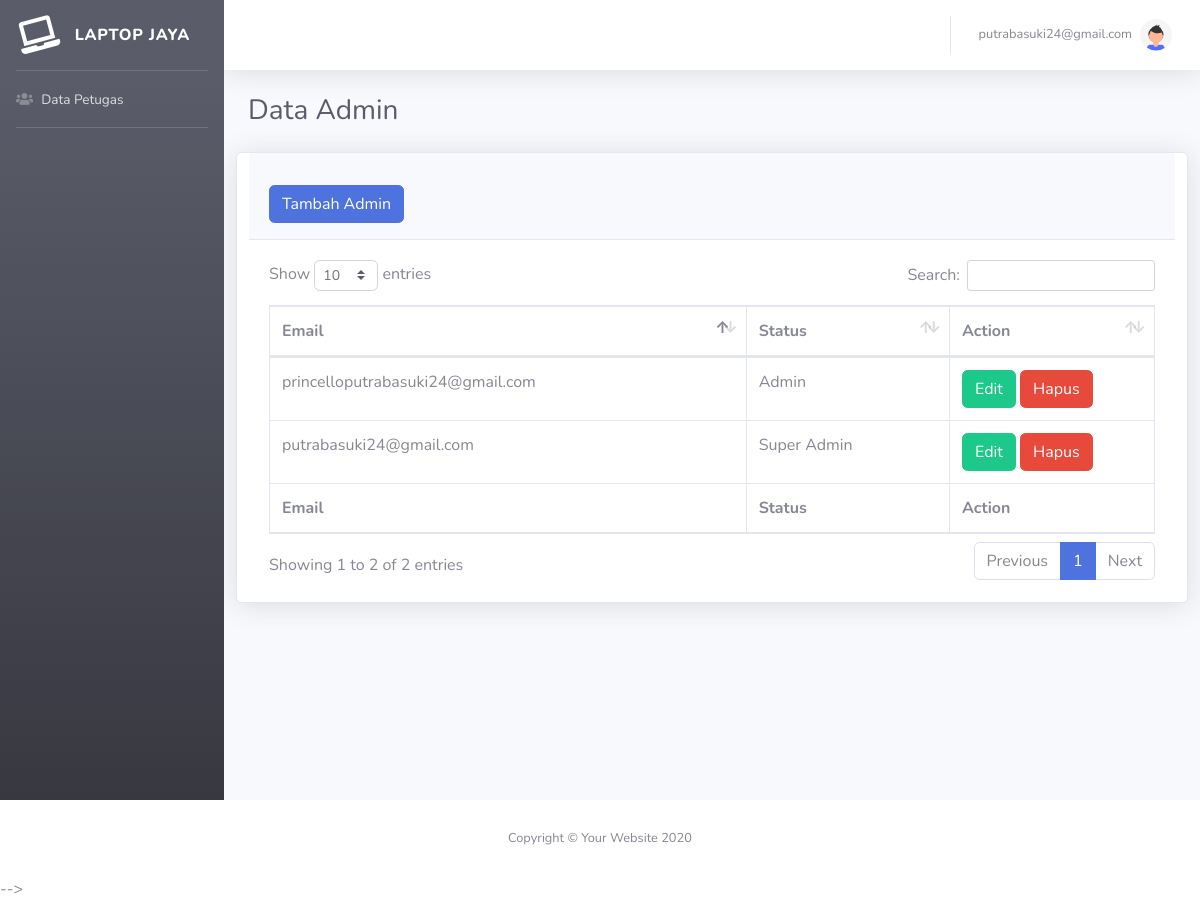
Page /petugas/petugas.php (signed in) on the committed database.
### tables this page shows
CREATE TABLE `user` (
  `id_user` int(11) NOT NULL,
  `email` varchar(80) NOT NULL,
  `password` varchar(150) NOT NULL,
  `status` varchar(2) NOT NULL
);

### koneksi.php (called while the page is built, shortened)
<?php
class database {
    function __construct()
    {
       return $this->con = mysqli_connect("localhost", "root", "", "jual_laptop");
    }
}
?>

### class_controller.php (called while the page is built, shortened)
<?php
require "koneksi.php";
class laptop extends database {
    function getpetugas(){
        $qry = mysqli_query($this->con, "SELECT * FROM user WHERE status = '1' or status = '2'");
        return $qry;
    }
}
?>

### petugas/petugas.php (the view, shortened to what this page needs)
<?php
require '../asset/headeradmin.php';
require '../asset/sidebaradmin.php';
require '../asset/topbar.php';
include '../class_controller.php';
$petugas = new laptop();
$datas=$petugas->getpetugas($_POST);;
 ?>
<div class="container-fluid">
    <h1 class="h3 mb-4 text-gray-800">Data Admin</h1>
    <div class="row">
                    <div class="card shadow mb-4 col-md-12">
                        <div class="card-header py-3">
                            <a class="btn btn-primary mt-3" href="../petugas/tambahpetugas.php" role="button">Tambah Admin</a>
                        </div>
                        <div class="card-body">
                            <div class="table-responsive">
                                <table class="table table-bordered" id="dataTable" width="100%" cellspacing="0">
                                    <thead>
                                        <tr>
                                            <th>Email</th>
                                            <th>Status</th>
                                            <th>Action</th>
                                        </tr>
                                    </thead>
                                    <tfoot>
                                        <tr>
                                            <th>Email</th>
                                            <th>Status</th>
                                            <th>Action</th>
                                        </tr>
                                    </tfoot>
                                    <tbody>
                                        <?php while($row = mysqli_fetch_assoc($datas)): ?>
                                            <tr>
                                                <td><?= $row['email'] ; ?></td>
                                                <td>
                                                    <?php if($row['status'] =='1' ){ ?>
                                                        Super Admin
                                                    <?php } else if($row['status'] =='2' ){ ; ?>
                                                        Admin
                                                    <?php  } ?>
                                                </td>
                                                <td width='180'>
                                                     <a class="btn btn-success" href="../petugas/editpetugas.php?id=<?= $row['id_user'] ; ?>" role="button">Edit</a>
                                                     <a class="btn btn-danger" href="../petugas/deletepetugas.php?id=<?= $row['id_user'] ; ?>" role="button">Hapus</a>
                                                </td>
                                            </tr>
                                        <?php endwhile ; ?>
                                    </tbody>
                                </table>
                            </div>
                        </div>
                    </div>
                    </div>
</div>
</div>
<?php
require '../asset/footeradmin.php';?>

### rows in the picture
user: email "putrabasuki24@gmail.com", status "Super Admin"
user: email "princelloputrabasuki24@gmail.com", status "Admin"

### other values in the picture
$_SESSION['email'] "putrabasuki24@gmail.com"
